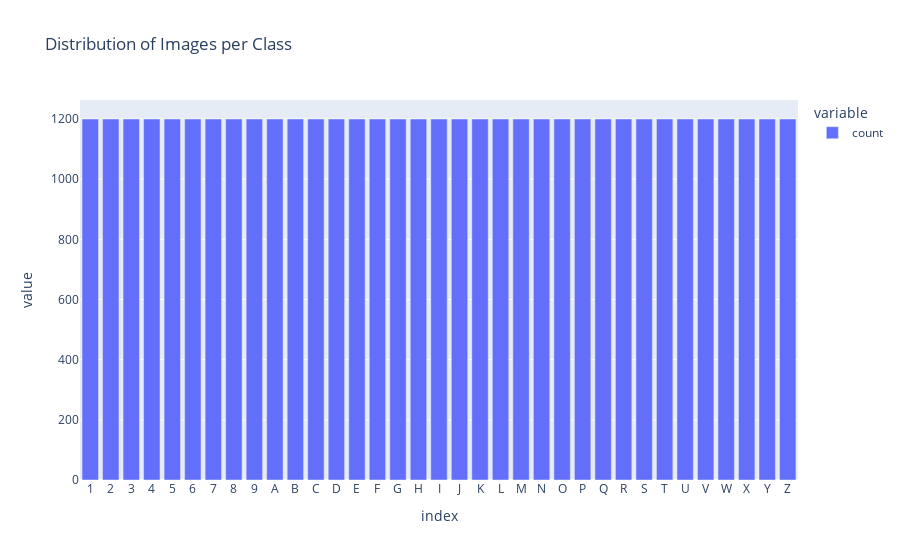

Here is the notebook cell this chart was saved with:
### Code cell
# Plot distribution of images per class
label_counts = pd.Series(labels).value_counts().sort_index()
fig = px.bar(label_counts, title="Distribution of Images per Class")
fig.show()

### Figure 1 — Plotly figure (JSON) as saved in the notebook; plotly's stock layout.template omitted (floating-point values rounded to 4 significant figures)
{"data": [{"alignmentgroup": "True", "hovertemplate": "variable=count<br>index=%{x}<br>value=%{y}<extra></extra>", "legendgroup": "count", "marker": {"color": "#636efa", "pattern": {"shape": ""}}, "name": "count", "offsetgroup": "count", "orientation": "v", "showlegend": true, "textposition": "auto", "type": "bar", "x": ["1", "2", "3", "4", "5", "6", "7", "8", "9", "A", "B", "C", "D", "E", "F", "G", "H", "I", "J", "K", "L", "M", "N", "O", "P", "Q", "R", "S", "T", "U", "V", "W", "X", "Y", "Z"], "xaxis": "x", "y": [1200, 1200, 1200, 1200, 1200, 1200, 1200, 1200, 1200, 1200, 1200, 1200, 1200, 1200, 1200, 1200, 1200, 1200, 1200, 1200, 1200, 1200, 1200, 1200, 1200, 1200, 1200, 1200, 1200, 1200, 1200, 1200, 1200, 1200, 1200], "yaxis": "y"}], "layout": {"barmode": "relative", "legend": {"title": {"text": "variable"}, "tracegroupgap": 0}, "title": {"text": "Distribution of Images per Class"}, "xaxis": {"anchor": "y", "domain": [0, 1], "title": {"text": "index"}}, "yaxis": {"anchor": "x", "domain": [0, 1], "title": {"text": "value"}}}}
